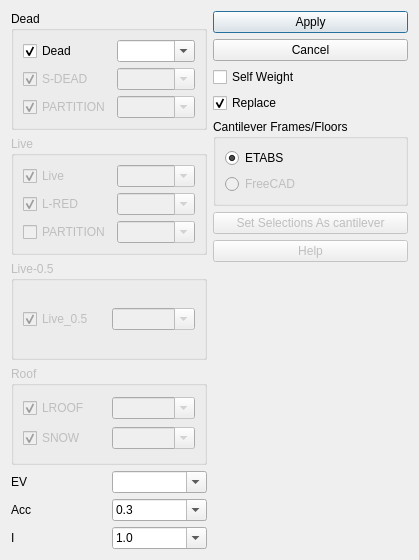
<?xml version="1.0" encoding="UTF-8"?>
<ui version="4.0">
 <class>Dialog</class>
 <widget class="QDialog" name="Dialog">
  <property name="geometry">
   <rect>
    <x>0</x>
    <y>0</y>
    <width>419</width>
    <height>560</height>
   </rect>
  </property>
  <property name="windowTitle">
   <string>Dialog</string>
  </property>
  <layout class="QHBoxLayout" name="horizontalLayout_4">
   <item>
    <layout class="QVBoxLayout" name="verticalLayout">
     <item>
      <widget class="QGroupBox" name="groupBox">
       <property name="title">
        <string>Dead</string>
       </property>
       <layout class="QGridLayout" name="gridLayout_2">
        <item row="0" column="0">
         <widget class="QCheckBox" name="checkBox">
          <property name="enabled">
           <bool>true</bool>
          </property>
          <property name="text">
           <string>Dead</string>
          </property>
          <property name="checked">
           <bool>true</bool>
          </property>
         </widget>
        </item>
        <item row="0" column="1">
         <widget class="QComboBox" name="dead_combobox">
          <property name="editable">
           <bool>true</bool>
          </property>
         </widget>
        </item>
        <item row="1" column="0">
         <widget class="QCheckBox" name="checkBox_2">
          <property name="enabled">
           <bool>false</bool>
          </property>
          <property name="text">
           <string>S-DEAD</string>
          </property>
          <property name="checked">
           <bool>true</bool>
          </property>
         </widget>
        </item>
        <item row="1" column="1">
         <widget class="QComboBox" name="sdead_combobox">
          <property name="enabled">
           <bool>false</bool>
          </property>
          <property name="editable">
           <bool>true</bool>
          </property>
         </widget>
        </item>
        <item row="2" column="0">
         <widget class="QCheckBox" name="partition_dead_checkbox">
          <property name="enabled">
           <bool>false</bool>
          </property>
          <property name="text">
           <string>PARTITION</string>
          </property>
          <property name="checked">
           <bool>true</bool>
          </property>
         </widget>
        </item>
        <item row="2" column="1">
         <widget class="QComboBox" name="partition_dead_combobox">
          <property name="enabled">
           <bool>false</bool>
          </property>
          <property name="editable">
           <bool>true</bool>
          </property>
         </widget>
        </item>
       </layout>
      </widget>
     </item>
     <item>
      <widget class="QGroupBox" name="groupBox_2">
       <property name="enabled">
        <bool>false</bool>
       </property>
       <property name="title">
        <string>Live</string>
       </property>
       <layout class="QGridLayout" name="gridLayout">
        <item row="1" column="0">
         <widget class="QCheckBox" name="checkBox_4">
          <property name="enabled">
           <bool>false</bool>
          </property>
          <property name="text">
           <string>L-RED</string>
          </property>
          <property name="checked">
           <bool>true</bool>
          </property>
         </widget>
        </item>
        <item row="0" column="0">
         <widget class="QCheckBox" name="checkBox_3">
          <property name="enabled">
           <bool>false</bool>
          </property>
          <property name="text">
           <string>Live</string>
          </property>
          <property name="checked">
           <bool>true</bool>
          </property>
         </widget>
        </item>
        <item row="1" column="1">
         <widget class="QComboBox" name="lred_combobox">
          <property name="editable">
           <bool>true</bool>
          </property>
         </widget>
        </item>
        <item row="0" column="1">
         <widget class="QComboBox" name="live_combobox">
          <property name="editable">
           <bool>true</bool>
          </property>
         </widget>
        </item>
        <item row="3" column="1">
         <widget class="QComboBox" name="partition_live_combobox">
          <property name="editable">
           <bool>true</bool>
          </property>
         </widget>
        </item>
        <item row="3" column="0">
         <widget class="QCheckBox" name="partition_live_checkbox">
          <property name="text">
           <string>PARTITION</string>
          </property>
          <property name="checked">
           <bool>false</bool>
          </property>
         </widget>
        </item>
       </layout>
      </widget>
     </item>
     <item>
      <widget class="QGroupBox" name="groupBox_3">
       <property name="enabled">
        <bool>false</bool>
       </property>
       <property name="title">
        <string>Live-0.5</string>
       </property>
       <layout class="QGridLayout" name="gridLayout_3">
        <item row="0" column="1">
         <widget class="QComboBox" name="live5_combobox">
          <property name="editable">
           <bool>true</bool>
          </property>
         </widget>
        </item>
        <item row="0" column="0">
         <widget class="QCheckBox" name="checkBox_5">
          <property name="enabled">
           <bool>false</bool>
          </property>
          <property name="text">
           <string>Live_0.5</string>
          </property>
          <property name="checked">
           <bool>true</bool>
          </property>
         </widget>
        </item>
       </layout>
      </widget>
     </item>
     <item>
      <widget class="QGroupBox" name="groupBox_4">
       <property name="enabled">
        <bool>false</bool>
       </property>
       <property name="title">
        <string>Roof</string>
       </property>
       <layout class="QGridLayout" name="gridLayout_4">
        <item row="0" column="0">
         <widget class="QCheckBox" name="checkBox_9">
          <property name="enabled">
           <bool>false</bool>
          </property>
          <property name="text">
           <string>LROOF</string>
          </property>
          <property name="checked">
           <bool>true</bool>
          </property>
         </widget>
        </item>
        <item row="0" column="1">
         <widget class="QComboBox" name="lroof_combobox">
          <property name="editable">
           <bool>true</bool>
          </property>
         </widget>
        </item>
        <item row="1" column="0">
         <widget class="QCheckBox" name="checkBox_10">
          <property name="enabled">
           <bool>false</bool>
          </property>
          <property name="text">
           <string>SNOW</string>
          </property>
          <property name="checked">
           <bool>true</bool>
          </property>
         </widget>
        </item>
        <item row="1" column="1">
         <widget class="QComboBox" name="snow_combobox">
          <property name="editable">
           <bool>true</bool>
          </property>
         </widget>
        </item>
       </layout>
      </widget>
     </item>
     <item>
      <layout class="QHBoxLayout" name="horizontalLayout">
       <item>
        <widget class="QLabel" name="label_17">
         <property name="text">
          <string>EV</string>
         </property>
        </widget>
       </item>
       <item>
        <widget class="QComboBox" name="ev_combobox">
         <property name="editable">
          <bool>true</bool>
         </property>
        </widget>
       </item>
      </layout>
     </item>
     <item>
      <layout class="QHBoxLayout" name="horizontalLayout_2">
       <item>
        <widget class="QLabel" name="label_18">
         <property name="text">
          <string>Acc</string>
         </property>
        </widget>
       </item>
       <item>
        <widget class="QComboBox" name="acc">
         <property name="editable">
          <bool>true</bool>
         </property>
         <property name="currentIndex">
          <number>2</number>
         </property>
         <item>
          <property name="text">
           <string>0.2</string>
          </property>
         </item>
         <item>
          <property name="text">
           <string>0.25</string>
          </property>
         </item>
         <item>
          <property name="text">
           <string>0.3</string>
          </property>
         </item>
         <item>
          <property name="text">
           <string>0.35</string>
          </property>
         </item>
        </widget>
       </item>
      </layout>
     </item>
     <item>
      <layout class="QHBoxLayout" name="horizontalLayout_3">
       <item>
        <widget class="QLabel" name="label_19">
         <property name="text">
          <string>I</string>
         </property>
        </widget>
       </item>
       <item>
        <widget class="QComboBox" name="importance_factor">
         <property name="editable">
          <bool>true</bool>
         </property>
         <property name="currentIndex">
          <number>1</number>
         </property>
         <item>
          <property name="text">
           <string>0.8</string>
          </property>
         </item>
         <item>
          <property name="text">
           <string>1.0</string>
          </property>
         </item>
         <item>
          <property name="text">
           <string>1.2</string>
          </property>
         </item>
         <item>
          <property name="text">
           <string>1.4</string>
          </property>
         </item>
        </widget>
       </item>
      </layout>
     </item>
    </layout>
   </item>
   <item>
    <layout class="QVBoxLayout" name="verticalLayout_2">
     <item>
      <widget class="QPushButton" name="export_to_etabs_button">
       <property name="toolTip">
        <string>Export Selected Load Combinations To ETABS Model</string>
       </property>
       <property name="text">
        <string>Apply</string>
       </property>
       <property name="icon">
        <iconset resource="../../civiltools.qrc">
         <normaloff>:/civiltools/images/etabs.png</normaloff>:/civiltools/images/etabs.png</iconset>
       </property>
       <property name="iconSize">
        <size>
         <width>60</width>
         <height>60</height>
        </size>
       </property>
       <property name="shortcut">
        <string>Ctrl+S</string>
       </property>
      </widget>
     </item>
     <item>
      <widget class="QPushButton" name="cancel_button">
       <property name="toolTip">
        <string>Export Selected Load Combinations To ETABS Model</string>
       </property>
       <property name="text">
        <string>Cancel</string>
       </property>
       <property name="icon">
        <iconset resource="../../civiltools.qrc">
         <normaloff>:/civiltools/images/cancel.svg</normaloff>:/civiltools/images/cancel.svg</iconset>
       </property>
       <property name="iconSize">
        <size>
         <width>60</width>
         <height>60</height>
        </size>
       </property>
       <property name="shortcut">
        <string>Ctrl+S</string>
       </property>
      </widget>
     </item>
     <item>
      <widget class="QCheckBox" name="self_weight">
       <property name="enabled">
        <bool>true</bool>
       </property>
       <property name="text">
        <string>Self Weight</string>
       </property>
       <property name="checked">
        <bool>false</bool>
       </property>
      </widget>
     </item>
     <item>
      <widget class="QCheckBox" name="replace">
       <property name="enabled">
        <bool>true</bool>
       </property>
       <property name="text">
        <string>Replace</string>
       </property>
       <property name="checked">
        <bool>true</bool>
       </property>
      </widget>
     </item>
     <item>
      <widget class="QGroupBox" name="groupBox_5">
       <property name="title">
        <string>Cantilever Frames/Floors</string>
       </property>
       <layout class="QVBoxLayout" name="verticalLayout_3">
        <item>
         <widget class="QRadioButton" name="etabs_cantilever">
          <property name="text">
           <string>ETABS</string>
          </property>
          <property name="icon">
           <iconset resource="../../civiltools.qrc">
            <normaloff>:/civiltools/images/etabs.png</normaloff>:/civiltools/images/etabs.png</iconset>
          </property>
          <property name="checked">
           <bool>true</bool>
          </property>
         </widget>
        </item>
        <item>
         <widget class="QRadioButton" name="freecad_cantilever">
          <property name="enabled">
           <bool>false</bool>
          </property>
          <property name="text">
           <string>FreeCAD</string>
          </property>
          <property name="icon">
           <iconset resource="../../civiltools.qrc">
            <normaloff>:/civiltools/images/freecad.svg</normaloff>:/civiltools/images/freecad.svg</iconset>
          </property>
         </widget>
        </item>
       </layout>
      </widget>
     </item>
     <item>
      <widget class="QPushButton" name="export_to_etabs_button_2">
       <property name="enabled">
        <bool>false</bool>
       </property>
       <property name="toolTip">
        <string>Export Selected Load Combinations To ETABS Model</string>
       </property>
       <property name="text">
        <string>Set Selections As cantilever</string>
       </property>
       <property name="icon">
        <iconset resource="../../civiltools.qrc">
         <normaloff>:/civiltools/images/freecad.svg</normaloff>:/civiltools/images/freecad.svg</iconset>
       </property>
      </widget>
     </item>
     <item>
      <widget class="QPushButton" name="help">
       <property name="enabled">
        <bool>false</bool>
       </property>
       <property name="text">
        <string>Help</string>
       </property>
       <property name="icon">
        <iconset resource="../../civiltools.qrc">
         <normaloff>:/civiltools/images/help.png</normaloff>:/civiltools/images/help.png</iconset>
       </property>
      </widget>
     </item>
     <item>
      <spacer name="verticalSpacer">
       <property name="orientation">
        <enum>Qt::Vertical</enum>
       </property>
       <property name="sizeHint" stdset="0">
        <size>
         <width>20</width>
         <height>40</height>
        </size>
       </property>
      </spacer>
     </item>
    </layout>
   </item>
  </layout>
 </widget>
 <resources>
  <include location="../../civiltools.qrc"/>
 </resources>
 <connections/>
</ui>
